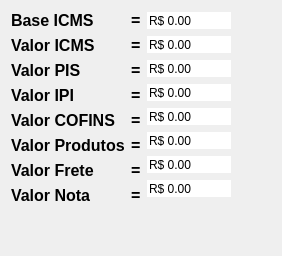
     <widget class="QWidget" name="tab_5">
      <attribute name="title">
       <string>Totais</string>
      </attribute>
      <layout class="QGridLayout" name="gridLayout_34">
       <item row="0" column="0">
        <layout class="QGridLayout" name="gridLayout_33">
         <item row="0" column="0">
          <layout class="QGridLayout" name="gridLayout_4">
           <item row="0" column="0">
            <widget class="QLabel" name="label_52">
             <property name="font">
              <font>
               <pointsize>12</pointsize>
               <weight>75</weight>
               <bold>true</bold>
              </font>
             </property>
             <property name="text">
              <string>Base ICMS</string>
             </property>
             <property name="alignment">
              <set>Qt::AlignLeading|Qt::AlignLeft|Qt::AlignVCenter</set>
             </property>
            </widget>
           </item>
           <item row="1" column="0">
            <widget class="QLabel" name="label_106">
             <property name="font">
              <font>
               <pointsize>12</pointsize>
               <weight>75</weight>
               <bold>true</bold>
              </font>
             </property>
             <property name="text">
              <string>Valor ICMS</string>
             </property>
             <property name="alignment">
              <set>Qt::AlignLeading|Qt::AlignLeft|Qt::AlignVCenter</set>
             </property>
            </widget>
           </item>
           <item row="2" column="0">
            <widget class="QLabel" name="label_114">
             <property name="font">
              <font>
               <pointsize>12</pointsize>
               <weight>75</weight>
               <bold>true</bold>
              </font>
             </property>
             <property name="text">
              <string>Valor PIS</string>
             </property>
             <property name="alignment">
              <set>Qt::AlignLeading|Qt::AlignLeft|Qt::AlignVCenter</set>
             </property>
            </widget>
           </item>
           <item row="3" column="0">
            <widget class="QLabel" name="label_116">
             <property name="font">
              <font>
               <pointsize>12</pointsize>
               <weight>75</weight>
               <bold>true</bold>
              </font>
             </property>
             <property name="text">
              <string>Valor IPI</string>
             </property>
             <property name="alignment">
              <set>Qt::AlignLeading|Qt::AlignLeft|Qt::AlignVCenter</set>
             </property>
            </widget>
           </item>
           <item row="4" column="0">
            <widget class="QLabel" name="label_118">
             <property name="font">
              <font>
               <pointsize>12</pointsize>
               <weight>75</weight>
               <bold>true</bold>
              </font>
             </property>
             <property name="text">
              <string>Valor COFINS</string>
             </property>
             <property name="alignment">
              <set>Qt::AlignLeading|Qt::AlignLeft|Qt::AlignVCenter</set>
             </property>
            </widget>
           </item>
           <item row="5" column="0">
            <widget class="QLabel" name="label_108">
             <property name="font">
              <font>
               <pointsize>12</pointsize>
               <weight>75</weight>
               <bold>true</bold>
              </font>
             </property>
             <property name="text">
              <string>Valor Produtos</string>
             </property>
             <property name="alignment">
              <set>Qt::AlignLeading|Qt::AlignLeft|Qt::AlignVCenter</set>
             </property>
            </widget>
           </item>
           <item row="6" column="0">
            <widget class="QLabel" name="label_110">
             <property name="font">
              <font>
               <pointsize>12</pointsize>
               <weight>75</weight>
               <bold>true</bold>
              </font>
             </property>
             <property name="text">
              <string>Valor Frete</string>
             </property>
             <property name="alignment">
              <set>Qt::AlignLeading|Qt::AlignLeft|Qt::AlignVCenter</set>
             </property>
            </widget>
           </item>
           <item row="7" column="0">
            <widget class="QLabel" name="label_112">
             <property name="font">
              <font>
               <pointsize>12</pointsize>
               <weight>75</weight>
               <bold>true</bold>
              </font>
             </property>
             <property name="text">
              <string>Valor Nota</string>
             </property>
             <property name="alignment">
              <set>Qt::AlignLeading|Qt::AlignLeft|Qt::AlignVCenter</set>
             </property>
            </widget>
           </item>
          </layout>
         </item>
         <item row="0" column="1">
          <layout class="QGridLayout" name="gridLayout_17">
           <item row="7" column="0">
            <widget class="QLabel" name="label_111">
             <property name="font">
              <font>
               <pointsize>12</pointsize>
               <weight>75</weight>
               <bold>true</bold>
              </font>
             </property>
             <property name="text">
              <string>=</string>
             </property>
            </widget>
           </item>
           <item row="0" column="0">
            <widget class="QLabel" name="label_51">
             <property name="font">
              <font>
               <pointsize>12</pointsize>
               <weight>75</weight>
               <bold>true</bold>
              </font>
             </property>
             <property name="text">
              <string>=</string>
             </property>
            </widget>
           </item>
           <item row="5" column="0">
            <widget class="QLabel" name="label_107">
             <property name="font">
              <font>
               <pointsize>12</pointsize>
               <weight>75</weight>
               <bold>true</bold>
              </font>
             </property>
             <property name="text">
              <string>=</string>
             </property>
            </widget>
           </item>
           <item row="6" column="0">
            <widget class="QLabel" name="label_109">
             <property name="font">
              <font>
               <pointsize>12</pointsize>
               <weight>75</weight>
               <bold>true</bold>
              </font>
             </property>
             <property name="text">
              <string>=</string>
             </property>
            </widget>
           </item>
           <item row="1" column="0">
            <widget class="QLabel" name="label_105">
             <property name="font">
              <font>
               <pointsize>12</pointsize>
               <weight>75</weight>
               <bold>true</bold>
              </font>
             </property>
             <property name="text">
              <string>=</string>
             </property>
            </widget>
           </item>
           <item row="3" column="0">
            <widget class="QLabel" name="label_115">
             <property name="font">
              <font>
               <pointsize>12</pointsize>
               <weight>75</weight>
               <bold>true</bold>
              </font>
             </property>
             <property name="text">
              <string>=</string>
             </property>
            </widget>
           </item>
           <item row="2" column="0">
            <widget class="QLabel" name="label_113">
             <property name="font">
              <font>
               <pointsize>12</pointsize>
               <weight>75</weight>
               <bold>true</bold>
              </font>
             </property>
             <property name="text">
              <string>=</string>
             </property>
            </widget>
           </item>
           <item row="4" column="0">
            <widget class="QLabel" name="label_117">
             <property name="font">
              <font>
               <pointsize>12</pointsize>
               <weight>75</weight>
               <bold>true</bold>
              </font>
             </property>
             <property name="text">
              <string>=</string>
             </property>
            </widget>
           </item>
          </layout>
         </item>
         <item row="0" column="2">
          <layout class="QGridLayout" name="gridLayout_32">
           <item row="0" column="0">
            <widget class="QDoubleSpinBox" name="doubleSpinBoxBaseICMS">
             <property name="wrapping">
              <bool>false</bool>
             </property>
             <property name="frame">
              <bool>false</bool>
             </property>
             <property name="readOnly">
              <bool>true</bool>
             </property>
             <property name="buttonSymbols">
              <enum>QAbstractSpinBox::NoButtons</enum>
             </property>
             <property name="correctionMode">
              <enum>QAbstractSpinBox::CorrectToNearestValue</enum>
             </property>
             <property name="showGroupSeparator" stdset="0">
              <bool>true</bool>
             </property>
             <property name="prefix">
              <string>R$ </string>
             </property>
             <property name="maximum">
              <double>9999999.000000000000000</double>
             </property>
            </widget>
           </item>
           <item row="1" column="0">
            <widget class="QDoubleSpinBox" name="doubleSpinBoxValorICMS">
             <property name="wrapping">
              <bool>false</bool>
             </property>
             <property name="frame">
              <bool>false</bool>
             </property>
             <property name="readOnly">
              <bool>true</bool>
             </property>
             <property name="buttonSymbols">
              <enum>QAbstractSpinBox::NoButtons</enum>
             </property>
             <property name="correctionMode">
              <enum>QAbstractSpinBox::CorrectToNearestValue</enum>
             </property>
             <property name="showGroupSeparator" stdset="0">
              <bool>true</bool>
             </property>
             <property name="prefix">
              <string>R$ </string>
             </property>
             <property name="maximum">
              <double>9999999.000000000000000</double>
             </property>
            </widget>
           </item>
           <item row="2" column="0">
            <widget class="QDoubleSpinBox" name="doubleSpinBoxValorPIS">
             <property name="wrapping">
              <bool>false</bool>
             </property>
             <property name="frame">
              <bool>false</bool>
             </property>
             <property name="readOnly">
              <bool>true</bool>
             </property>
             <property name="buttonSymbols">
              <enum>QAbstractSpinBox::NoButtons</enum>
             </property>
             <property name="correctionMode">
              <enum>QAbstractSpinBox::CorrectToNearestValue</enum>
             </property>
             <property name="showGroupSeparator" stdset="0">
              <bool>true</bool>
             </property>
             <property name="prefix">
              <string>R$ </string>
             </property>
             <property name="maximum">
              <double>9999999.000000000000000</double>
             </property>
            </widget>
           </item>
           <item row="3" column="0">
            <widget class="QDoubleSpinBox" name="doubleSpinBoxValorIPI">
             <property name="wrapping">
              <bool>false</bool>
             </property>
             <property name="frame">
              <bool>false</bool>
             </property>
             <property name="readOnly">
              <bool>true</bool>
             </property>
             <property name="buttonSymbols">
              <enum>QAbstractSpinBox::NoButtons</enum>
             </property>
             <property name="correctionMode">
              <enum>QAbstractSpinBox::CorrectToNearestValue</enum>
             </property>
             <property name="showGroupSeparator" stdset="0">
              <bool>true</bool>
             </property>
             <property name="prefix">
              <string>R$ </string>
             </property>
             <property name="maximum">
              <double>9999999.000000000000000</double>
             </property>
            </widget>
           </item>
           <item row="4" column="0">
            <widget class="QDoubleSpinBox" name="doubleSpinBoxValorCOFINS">
             <property name="wrapping">
              <bool>false</bool>
             </property>
             <property name="frame">
              <bool>false</bool>
             </property>
             <property name="readOnly">
              <bool>true</bool>
             </property>
             <property name="buttonSymbols">
              <enum>QAbstractSpinBox::NoButtons</enum>
             </property>
             <property name="correctionMode">
              <enum>QAbstractSpinBox::CorrectToNearestValue</enum>
             </property>
             <property name="showGroupSeparator" stdset="0">
              <bool>true</bool>
             </property>
             <property name="prefix">
              <string>R$ </string>
             </property>
             <property name="maximum">
              <double>9999999.000000000000000</double>
             </property>
            </widget>
           </item>
           <item row="5" column="0">
            <widget class="QDoubleSpinBox" name="doubleSpinBoxValorProdutos">
             <property name="wrapping">
              <bool>false</bool>
             </property>
             <property name="frame">
              <bool>false</bool>
             </property>
             <property name="readOnly">
              <bool>true</bool>
             </property>
             <property name="buttonSymbols">
              <enum>QAbstractSpinBox::NoButtons</enum>
             </property>
             <property name="correctionMode">
              <enum>QAbstractSpinBox::CorrectToNearestValue</enum>
             </property>
             <property name="showGroupSeparator" stdset="0">
              <bool>true</bool>
             </property>
             <property name="prefix">
              <string>R$ </string>
             </property>
             <property name="maximum">
              <double>9999999.000000000000000</double>
             </property>
            </widget>
           </item>
           <item row="6" column="0">
            <widget class="QDoubleSpinBox" name="doubleSpinBoxValorFrete">
             <property name="wrapping">
              <bool>false</bool>
             </property>
             <property name="frame">
              <bool>false</bool>
             </property>
             <property name="readOnly">
              <bool>true</bool>
             </property>
             <property name="buttonSymbols">
              <enum>QAbstractSpinBox::NoButtons</enum>
             </property>
             <property name="correctionMode">
              <enum>QAbstractSpinBox::CorrectToNearestValue</enum>
             </property>
             <property name="showGroupSeparator" stdset="0">
              <bool>true</bool>
             </property>
             <property name="prefix">
              <string>R$ </string>
             </property>
             <property name="maximum">
              <double>9999999.000000000000000</double>
             </property>
            </widget>
           </item>
           <item row="7" column="0">
            <widget class="QDoubleSpinBox" name="doubleSpinBoxValorNota">
             <property name="wrapping">
              <bool>false</bool>
             </property>
             <property name="frame">
              <bool>false</bool>
             </property>
             <property name="readOnly">
              <bool>true</bool>
             </property>
             <property name="buttonSymbols">
              <enum>QAbstractSpinBox::NoButtons</enum>
             </property>
             <property name="correctionMode">
              <enum>QAbstractSpinBox::CorrectToNearestValue</enum>
             </property>
             <property name="showGroupSeparator" stdset="0">
              <bool>true</bool>
             </property>
             <property name="prefix">
              <string>R$ </string>
             </property>
             <property name="maximum">
              <double>9999999.000000000000000</double>
             </property>
            </widget>
           </item>
          </layout>
         </item>
        </layout>
       </item>
       <item row="0" column="1">
        <spacer name="horizontalSpacer">
         <property name="orientation">
          <enum>Qt::Horizontal</enum>
         </property>
         <property name="sizeHint" stdset="0">
          <size>
           <width>40</width>
           <height>20</height>
          </size>
         </property>
        </spacer>
       </item>
       <item row="1" column="0">
        <spacer name="verticalSpacer_5">
         <property name="orientation">
          <enum>Qt::Vertical</enum>
         </property>
         <property name="sizeHint" stdset="0">
          <size>
           <width>20</width>
           <height>40</height>
          </size>
         </property>
        </spacer>
       </item>
      </layout>
     </widget>
